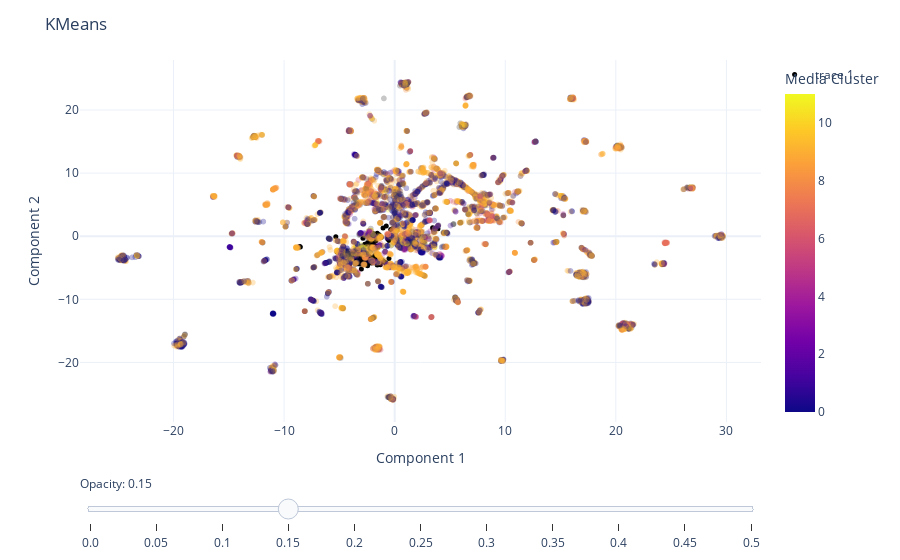

Notebook code cell kept with this figure:
### Code cell
# Plot the training points
fig = px.scatter(
    data_frame = train_2d,
    x = "Component 1",
    y = "Component 2", # Change components to visualize each of the 30 dimensions
    color = "Media Cluster",
    hover_data = ["taxon_id", "Target", "KMeans Cluster"],
    opacity = 0.3
) 

# Add the test points as a scatter trace
fig.add_trace(
    go.Scatter(
        x=test_2d["Component 1"],  # x coordinates
        y=test_2d["Component 2"],  # y coordinates
        mode='markers',
        marker=dict(
            color='black',  
            size=5,  
            opacity=1.0 
        ),
        text=test_2d["taxon_id"]  # marker hover text
    )
)

# Opacity slider
steps = []
for i in range(11):  # 0 to 1 in steps of 0.1
    step = dict(
        method="restyle",
        args=[{"marker.opacity": [i/20]}, [0]],  # Adjust opacity of the first trace only
        label=str(i/20)
    )
    steps.append(step)
sliders = [dict(
    active=3,  # initial value corresponding to opacity=0.3
    currentvalue={"prefix": "Opacity: "},
    pad={"t": 50},
    steps=steps
)]

fig.update_layout(
    sliders=sliders,
    title="KMeans",
    template="plotly_white",
)

fig.show()

### Figure 1 — Plotly figure (JSON) as saved in the notebook; plotly's stock layout.template omitted (floating-point values rounded to 4 significant figures; data arrays with more than 128 entries replaced by an {"elided": "..."} marker saying what was removed)
{"data": [{"customdata": {"elided": "8464x3 mixed values"}, "hovertemplate": "Component 1=%{x}<br>Component 2=%{y}<br>taxon_id=%{customdata[0]}<br>Target=%{customdata[1]}<br>KMeans Cluster=%{customdata[2]}<br>Media Cluster=%{marker.color}<extra></extra>", "legendgroup": "", "marker": {"color": {"elided": "8464 int values"}, "coloraxis": "coloraxis", "opacity": 0.3, "symbol": "circle"}, "mode": "markers", "name": "", "showlegend": false, "type": "scattergl", "x": {"elided": "8464 float values"}, "xaxis": "x", "y": {"elided": "8464 float values"}, "yaxis": "y"}, {"marker": {"color": "black", "opacity": 1, "size": 5}, "mode": "markers", "text": {"elided": "247 str values"}, "type": "scatter", "x": {"elided": "247 float values"}, "y": {"elided": "247 float values"}}], "layout": {"coloraxis": {"colorbar": {"title": {"text": "Media Cluster"}}, "colorscale": [[0, "#0d0887"], [0.1111, "#46039f"], [0.2222, "#7201a8"], [0.3333, "#9c179e"], [0.4444, "#bd3786"], [0.5556, "#d8576b"], [0.6667, "#ed7953"], [0.7778, "#fb9f3a"], [0.8889, "#fdca26"], [1, "#f0f921"]]}, "legend": {"tracegroupgap": 0}, "margin": {"t": 60}, "sliders": [{"active": 3, "currentvalue": {"prefix": "Opacity: "}, "pad": {"t": 50}, "steps": [{"args": [{"marker.opacity": [0]}, [0]], "label": "0.0", "method": "restyle"}, {"args": [{"marker.opacity": [0.05]}, [0]], "label": "0.05", "method": "restyle"}, {"args": [{"marker.opacity": [0.1]}, [0]], "label": "0.1", "method": "restyle"}, {"args": [{"marker.opacity": [0.15]}, [0]], "label": "0.15", "method": "restyle"}, {"args": [{"marker.opacity": [0.2]}, [0]], "label": "0.2", "method": "restyle"}, {"args": [{"marker.opacity": [0.25]}, [0]], "label": "0.25", "method": "restyle"}, {"args": [{"marker.opacity": [0.3]}, [0]], "label": "0.3", "method": "restyle"}, {"args": [{"marker.opacity": [0.35]}, [0]], "label": "0.35", "method": "restyle"}, {"args": [{"marker.opacity": [0.4]}, [0]], "label": "0.4", "method": "restyle"}, {"args": [{"marker.opacity": [0.45]}, [0]], "label": "0.45", "method": "restyle"}, {"args": [{"marker.opacity": [0.5]}, [0]], "label": "0.5", "method": "restyle"}]}], "title": {"text": "KMeans"}, "xaxis": {"anchor": "y", "domain": [0, 1], "title": {"text": "Component 1"}}, "yaxis": {"anchor": "x", "domain": [0, 1], "title": {"text": "Component 2"}}}}
